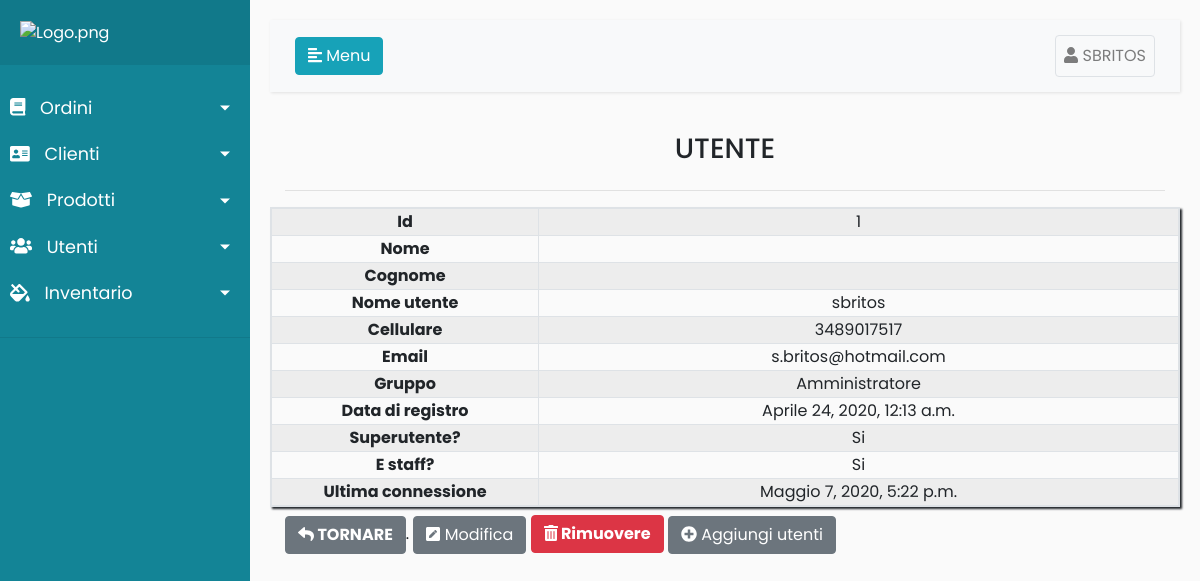
Before: /Registro/detail/1 (signed in) with the older database file.
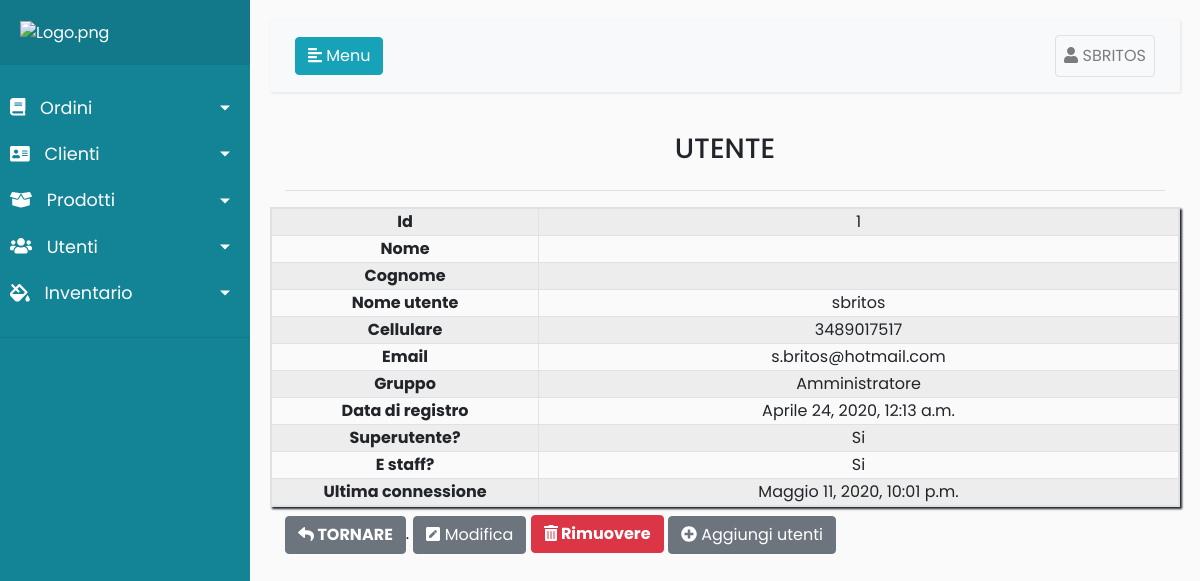
After: the same page with the newer database file.
### Register/models.py (models this page shows)
class Usuarios(AbstractUser):
	telefono = models.CharField(max_length=20,null=True, verbose_name='Teléfono',blank=False)
	class Meta:
		permissions = (('Administrador', 'Administrador'),
					   ('Encargado','Encargado'),
					   ('Pintor','Pintor'),
					   ('Montaje','Montaje'),
					   ('Calidad1','Calidad1'),
					   ('Secretaria','Secretaria'),
					   ('Stock','Stock'),
					   )

### Register/views.py (the view)
# urls.py: path('Registro/detail/<int:pk>',login_required(DetailUserView.as_view()),name='detailUsuario'),
class DetailUserView(DetailView):
    model = Usuarios
    template_name = 'register/detail.html'

### Register/templates/register/detail.html (shortened to what this page needs)
{%extends 'register/index.html'%}
{%load static%}
{% load widget_tweaks %}
{%block content%}
<div class="container">
    <div class="d-flex justify-content-center">
        <h3>UTENTE {{object.first_name|upper }} {{object.last_name|upper}}</h3>
    </div>
    <hr>
</div>
<table class="table-responsive  table-striped table-bordered" style="box-shadow:2px 2px 2px;">
    <form method="post" action="{%url 'deleteUsuario' object.id %}">
    <tbody>
    <tr>
        <th class="text-center" style="width:20rem">Id</th>
        <td class="text-center" style="width:50rem">{{object.id}}</td>
    </tr>
    <tr>
        <th class="text-center" style="width:20rem">Nome</th>
        <td class="text-center" style="width:50rem">{{object.first_name}}</td>
    </tr>
    <tr>
        <th class="text-center" style="width:20rem">Cognome</th>
        <td class="text-center" style="width:50rem">{{object.last_name}}</td>
    </tr>
    <tr>
        <th class="text-center" style="width:20rem">Nome utente</th>
        <td class="text-center" style="width:50rem">{{object.username}}</td>
    </tr>
    <tr>
        <th class="text-center" style="width:20rem">Cellulare</th>
        <td class="text-center" style="width:50rem">{{object.telefono}}</td>
    </tr>
    <tr>
        <th class="text-center" style="width:20rem">Email</th>
        <td class="text-center" style="width:50rem">{{object.email}}</td>
    </tr>
    <tr>
        <th class="text-center" style="width:20rem">Gruppo</th>
        <td class="text-center" style="width:50rem">{%for group in object.groups.all%}
            {{group}}{%endfor%}
        </td>
    </tr>
    <tr>
        <th class="text-center" style="width:20rem">Data di registro</th>
        <td class="text-center" style="width:50rem">{{object.date_joined}}</td>
    </tr>
    <tr>
        <th class="text-center" style="width:20rem">Superutente?</th>
        <td class="text-center" id="superuser" style="width:50rem">{{object.is_superuser}}</td>
    </tr>
    <tr>
        <th class="text-center" style="width:20rem">E staff?</th>
        <td class="text-center" id="staff" style="width:50rem">{{object.is_staff}}</td>
    </tr>
    <tr>
        <th class="text-center" style="width:20rem">Ultima connessione</th>
        <td class="text-center" style="width:50rem">{%if object.last_login == None %}Non ancora connesso {%else%}{{object.last_login}}{%endif%}</td>
    </tr>
</tbody>
</form>
</table>
<div class="container mt-2">
<a href="javascript:history.back(-1);"
             id="jamaica"  class="btn btn-secondary"><strong><i id="japon" class="fa fa-reply"></i> TORNARE</strong></a>.
    {%if perms.Register.Administrador or perms.Register.Encargado or perms.Register.Secreataria%}
<a class="btn btn-secondary " id="jamaica2" href="{%url 'updateUsuario' object.id %}"><i id="japon2" class="fas fa-pen-square"></i> Modifica</a>
{%endif%}
    {% if perms.Register.Administrador %}
<button  class="btn btn-danger " style="margin-bottom:2px;" id="jamaica3" type="submit" onclick='return confirm("Sicuro di eliminare {{object.first_name}} {{object.last_name}}")'><strong><i id="japon3" class="fas fa-trash-alt"></i> Rimuovere</strong></button>
{%endif%}
{%if perms.Register.Administrador or perms.Register.Secretaria or perms.Register.Encargado%}
<a href="{%url 'createUsuario'%}" id="jamaica4" class="btn btn-secondary"><i id="japon4" class="fas fa-plus-circle"></i> Aggiungi utenti</a>
{%endif%}
</div>
{%endblock%}

### Register/templates/register/index.html (shortened to what this page needs)
<!DOCTYPE html>
<html>
<head>
    <link rel="stylesheet" href="https://stackpath.bootstrapcdn.com/bootstrap/4.1.0/css/bootstrap.min.css"
>
    <link rel="stylesheet" href="https://ajax.googleapis.com/ajax/libs/jquerymobile/1.4.5/jquery.mobile.min.css">
</head>
<body>
<div class="wrapper">
    <nav id="sidebar">
        <div class="sidebar-header" style="border-color:#fff;">
            <a href="{%url 'dashboard'%}"><img src="http://www.fortexsrl.it/wp-content/uploads/2013/05/logo1.png" width="100%"
                                                 alt="Logo.png"></a>
        </div>
        <ul class="list-unstyled components">
            <li class="">
                <a href="#homeSubmenu" data-toggle="collapse" aria-expanded="false" class="dropdown-toggle">
                    <i class="fas fa-book"></i>
                    Ordini
                </a>
            </li>
            <li>
                <a href="#pageClienti" data-toggle="collapse" aria-expanded="false" class="dropdown-toggle">
                    <i class="fas fa-address-card"></i>
                    Clienti
                </a>
                <a href="#pageSubmenu" data-toggle="collapse" aria-expanded="false" class="dropdown-toggle">
                    <i class="fas fa-box-open"></i>
                    Prodotti
                </a>
            </li>
            <li>
                <a href="#pageUtenti" data-toggle="collapse" aria-expanded="false" class="dropdown-toggle">
                    <i class="fas fa-users"></i>
                    Utenti
                </a>
            </li>
            <li>
                <a href="#pageInventario" data-toggle="collapse" aria-expanded="false" class="dropdown-toggle">
                    <i class="fas fa-fill-drip"></i>
                    Inventario
                </a>
            </li>
        </ul>
    </nav>
    <div id="content">
        <nav class="navbar navbar-expand-lg navbar-light bg-light">
            <div class="container-fluid">
                <button type="button" id="sidebarCollapse" class="btn btn-info">
                    <i class="fas fa-align-left"></i>
                    <span>Menu</span>
                </button>
                <div class="collapse navbar-collapse" id="navbarSupportedContent">
                    <ul class="nav navbar-nav ml-auto">
                        <li class="nav-item">
                            <a href="#pageInventario1" data-toggle="collapse" style="background:None;"
                               aria-expanded="true"
                               class=" nav-link dropdown border rounded ">
                                <i class="fas fa-user"></i>
                                {{user|upper}}
                            </a>
                        </li>
                    </ul>
                </div>
            </div>
        </nav>
        {%block content%}{%endblock%}
    </div>
</div>
</body>
</html>

Changed rows visible on the page:
changed Usuarios "SBRITOS": last_login "Maggio 7, 2020, 5:22 p.m." → "Maggio 11, 2020, 10:01 p.m."
